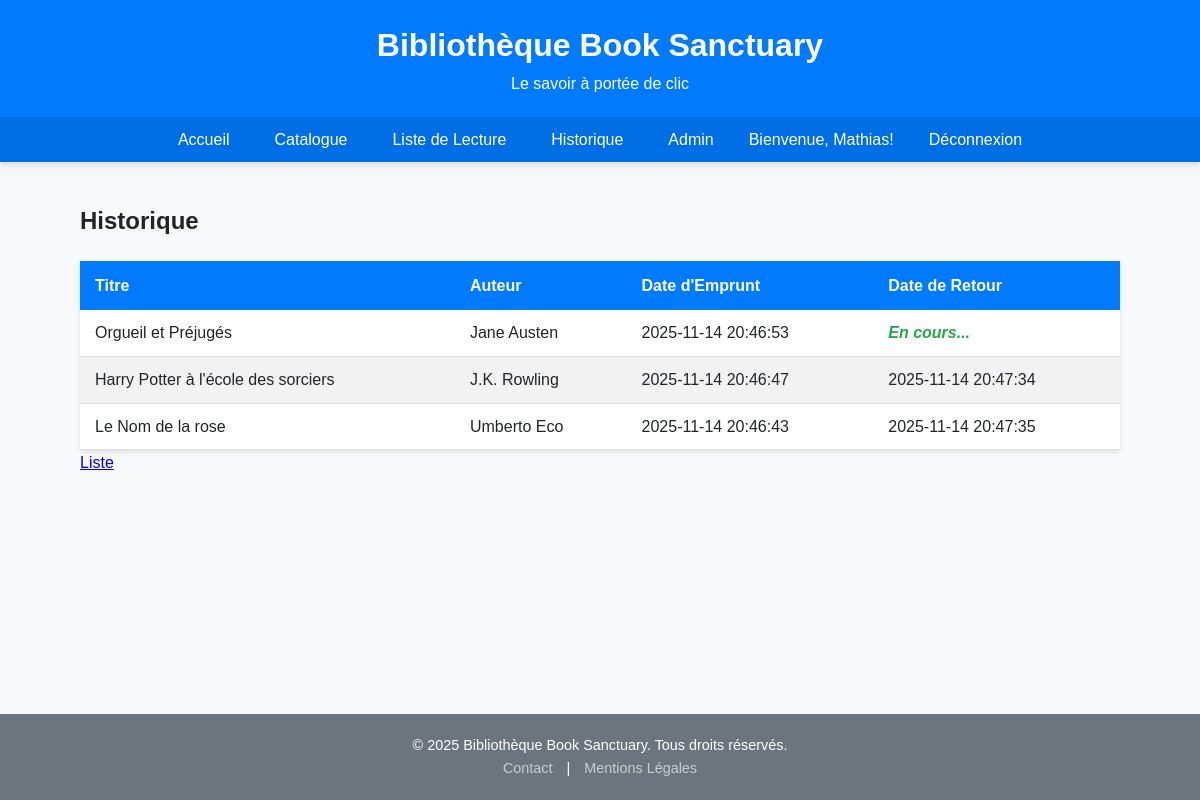
Screenshot of /historique.php (signed in) with the database file from the repository.
### tables this page shows
CREATE TABLE `liste_lecture` (
  `id` int(11) NOT NULL,
  `id_livre` int(11) NOT NULL,
  `id_lecteur` int(11) NOT NULL,
  `date_emprunt` datetime NOT NULL,
  `date_retour` datetime DEFAULT NULL
);

CREATE TABLE `livres` (
  `id` int(11) NOT NULL,
  `titre` varchar(100) DEFAULT NULL,
  `auteur` varchar(100) DEFAULT NULL,
  `description` text DEFAULT NULL,
  `maison_edition` varchar(100) DEFAULT NULL,
  `nombre_exemplaire` int(11) DEFAULT NULL,
  `couverture` varchar(255) DEFAULT NULL
);

### historique.php (the view, shortened to what this page needs)
<?php
require 'config.php';
require 'header.php';
$stmt = null;
$historique_found = false;
if (isset($_SESSION['lecteur_id'])) {
    $lecteur_id = $_SESSION['lecteur_id'];
    $sql = "SELECT
                L.titre,
                L.auteur,
                LL.date_emprunt,
                LL.date_retour
            FROM Liste_lecture AS LL
            JOIN Livres AS L ON LL.id_livre = L.id
            WHERE LL.id_lecteur = ?
            ORDER BY LL.date_emprunt DESC";
    try {
        $stmt = $conn->prepare($sql);
        $stmt->execute([$lecteur_id]);
        if ($stmt->rowCount() > 0) {
            $historique_found = true;
        }
    } catch (PDOException $e) {
        echo "<p class='message error'>Erreur lors du chargement de l'historique : " . $e->getMessage() . "</p>";
    }
}
?>
<section class="wishlist-page">
    <h2>Historique</h2>
    <?php
    if ($historique_found) {
        echo "<table class='data-table'>";
        echo "<thead><tr><th>Titre</th><th>Auteur</th><th>Date d'Emprunt</th><th>Date de Retour</th></tr></thead>";
        echo "<tbody>";
        while ($row = $stmt->fetch(PDO::FETCH_ASSOC)) {
            $date_retour = $row['date_retour'] ? date('Y-m-d H:i:s', strtotime($row['date_retour'])) : '<span class="status-active">En cours...</span>';
            echo "<tr>";
            echo "<td data-label=\"Titre\">" . htmlspecialchars($row['titre']) . "</td>";
            echo "<td data-label=\"Auteur\">" . htmlspecialchars($row['auteur']) . "</td>";
            echo "<td data-label=\"Date d'Emprunt\">" . htmlspecialchars($row['date_emprunt']) . "</td>";
            echo "<td data-label=\"Date de Retour\">" . $date_retour . "</td>";
            echo "</tr>";
        }
        echo "</tbody>";
        echo "</table>";
    } else {
        echo "<p>Aucun historique de lecture trouvé.</p>";
    }
    ?>
    <div class="back-links">
        <a href="wishlist.php">Liste</a>
    </div>
</section>
<?php require 'footer.php'; ?>

### style.css (style rules this page uses)
:root { --color-primary: #007bff; --color-secondary: #6c757d; --color-background: #f8f9fa; --color-text: #212529; --color-success: #28a745; --color-error: #dc3545; --color-card-bg: #ffffff; --shadow-light: 0 2px 4px rgba(0, 0, 0, 0.05); }
* { box-sizing: border-box; margin: 0; padding: 0; }
body { font-family: 'Arial', sans-serif; background-color: var(--color-background); color: var(--color-text); line-height: 1.6; min-height: 100vh; display: flex; flex-direction: column; }
.data-table { width: 100%; border-collapse: collapse; margin-top: 20px; box-shadow: 0 2px 5px rgba(0, 0, 0, 0.1); background-color: white; }
.data-table thead th { background-color: #007bff; color: white; padding: 12px 15px; text-align: left; font-weight: bold; }
.data-table tbody td { padding: 10px 15px; border-bottom: 1px solid #ddd; }
.data-table tbody tr:nth-child(even) { background-color: #f2f2f2; }
.status-active { color: var(--color-success); font-weight: bold; font-style: italic; }

### rows the page displays
liste_lecture: id_livre.titre "Orgueil et Préjugés", id_livre.auteur "Jane Austen", date_emprunt "2025-11-14 20:46:53", shows "En cours..."
liste_lecture: id_livre.titre "Harry Potter à l'école des sorciers", id_livre.auteur "J.K. Rowling", date_emprunt "2025-11-14 20:46:47", date_retour "2025-11-14 20:47:34"
liste_lecture: id_livre.titre "Le Nom de la rose", id_livre.auteur "Umberto Eco", date_emprunt "2025-11-14 20:46:43", date_retour "2025-11-14 20:47:35"

### other values shown
$lecteur_prenom "Mathias"
